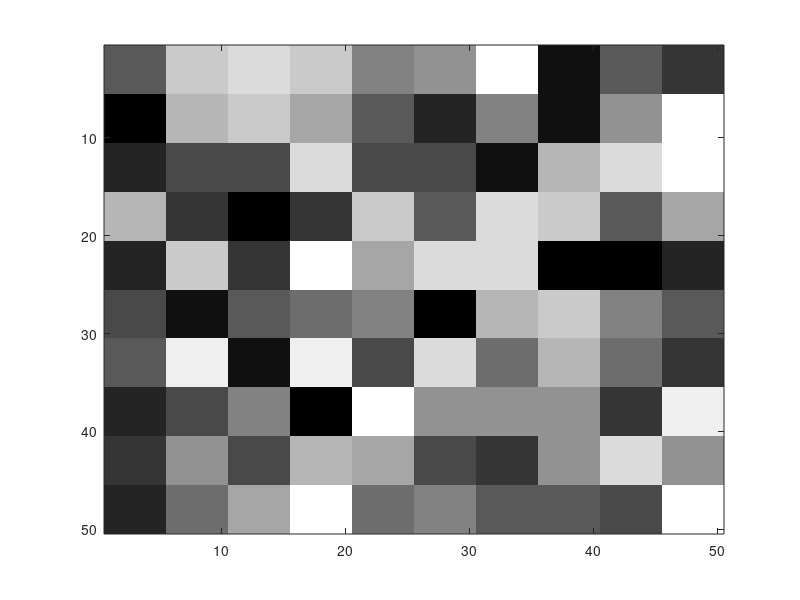
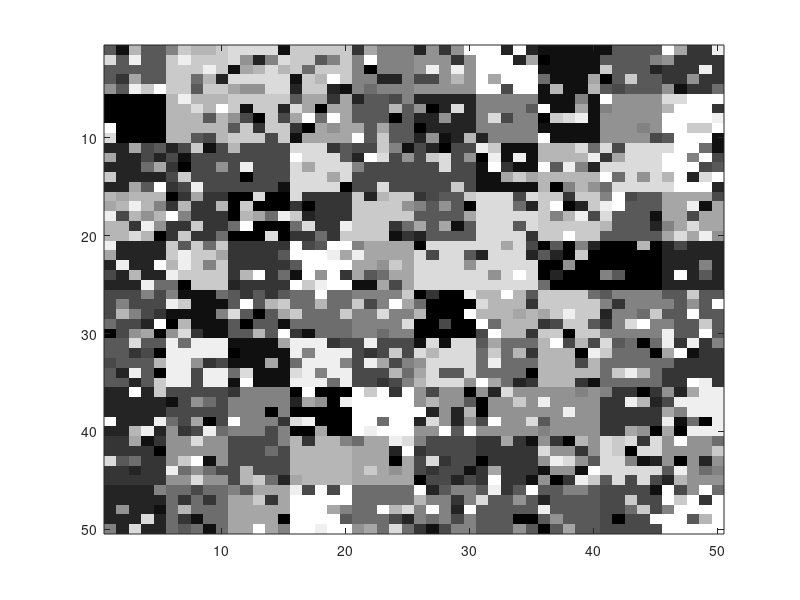

Write the MATLAB code that produced these figures, in order. (Note: this script raises an error after producing the figures.)
%% Generate a "patch image"

nRows = 50;
nCols = 50;
nStates = 15;
nNodes = nRows * nCols;
patchWidth = 5;
patchHeight = patchWidth;

% How many pixels to flip
noiseLevel = nNodes * .35;

%% Generate the normal image
image = [];
for i = 1:(nRows/patchHeight)
    rowOfPatches = [];
    for j = 1:(nCols/patchWidth)
        %patchState = mod(i * (nRows/patchHeight) + j, nStates);
        patchState = randi(nStates);
        patch = repmat(patchState, [patchHeight, patchWidth]);
        rowOfPatches = [rowOfPatches patch];
    end
    image = [image ; rowOfPatches];
end

figure(1);
imagesc(image);
colormap gray

%% Add noise

% Pick the pixels to noise. 
noisyImage = image;
perm = randperm(nNodes, noiseLevel);
for i = 1:noiseLevel
    % Flip the pixel, force it to _not_ end up being the same thing
    old = image(ind2sub(size(image), perm(i)));
    offset = randi(nStates - 1);
    noisyImage(ind2sub(size(image), perm(i))) = mod(old + offset, nStates) + 1;
end

figure(2);
imagesc(noisyImage);
colormap gray

%% Construct the UGM -- following the construction in ../UGM/examples/getNoisyX.m 


adj = sparse(nNodes,nNodes);

% Add Down Edges
ind = 1:nNodes;
exclude = sub2ind([nRows nCols],repmat(nRows,[1 nCols]),1:nCols); % No Down edge for last row
ind = setdiff(ind,exclude);
adj(sub2ind([nNodes nNodes],ind,ind+1)) = 1;

% Add Right Edges
ind = 1:nNodes;
exclude = sub2ind([nRows nCols],1:nRows,repmat(nCols,[1 nRows])); % No right edge for last column
ind = setdiff(ind,exclude);
adj(sub2ind([nNodes nNodes],ind,ind+nRows)) = 1;

% Add Up/Left Edges
adj = adj+adj';
edgeStruct = UGM_makeEdgeStruct(adj,nStates);

% Make nodePot
alpha = .15
nodePot = zeros(nNodes,nStates);
for i = 1:nStates
    nodePot(:,i) = ((noisyImage(:) == i) + alpha) / (nStates * alpha + 1);
end
nodePot;

% Make edgePot
edgePot = zeros(nStates,nStates,edgeStruct.nEdges);
repblock = ones(nStates, nStates) + diag(repmat(2, nStates, 1));
%edgePot = repmat([1.35 1;1 1.35],[1 1 edgeStruct.nEdges]);
edgePot = repmat(repblock,[1 1 edgeStruct.nEdges]);


burnIn = 0;
iterRange = 10;
maxSteps = 10;
stepSize = iterRange/maxSteps;

%%% Generate the initial point that all of the MCMC chains will start from
% Start at max of node potentials (ie: basically from the corrupted image)
%[junk initial] = max(nodePot, [], 2);

% Random initialization
initial = randi(nStates, [nNodes 1]);

% Naive Gibbs
figure(3);

edgeStruct.maxIter = iterRange;
edgeStruct.useMex = 1;
tic;
samplesNaiveGibbs = UGM_Sample_Gibbs(nodePot,edgePot,edgeStruct,burnIn, initial);
toc

for i = 1:maxSteps
    edgeStruct.maxIter = i*stepSize;
	
    maxOfMarginalsGibbsDecode = UGM_Decode_MaxOfMarginals(nodePot,edgePot,edgeStruct, @UGM_Infer_Sample, @(nodePot, edgePot, edgeStruct, v) (samplesNaiveGibbs(:, 1:edgeStruct.maxIter)),burnIn);

    %maxOfMarginalsGibbsDecode = UGM_Decode_MaxOfMarginals(nodePot,edgePot,edgeStruct, @UGM_Infer_Sample,@UGM_Sample_Gibbs,burnIn);

    recon = reshape(maxOfMarginalsGibbsDecode, nRows, nCols);
%    recon = double(reshape(samplesNaiveGibbs(:,edgeStruct.maxIter), ...
%                     nRows, nCols));
    errorRatesNaive(i) = (sum(sum(abs(1 - (recon == image))))) / nNodes;
    subplot(2,5,i);
    imagesc(recon);
    colormap gray
end

%%% Checker

%% Make Blocks
blocks1 = [];
blocks2 = [];
nodeNums = reshape(1:nNodes,nRows,nCols);
for j = 1:nCols
  for i = 1:nRows
     if mod(i, 2) == mod(j, 2)
        blocks1 = [blocks1; sub2ind([nRows nCols], i, j)];
     else
        blocks2 = [blocks2; sub2ind([nRows nCols], i, j)];
     end
  end
end
b1Ind = nNodes/2;
blocks = {blocks1;blocks2};

%%% Visualize the blocks
%figure(4);
%visual = zeros(nNodes, 1);
%for j = 1:b1Ind
%    visual(blocks2(j)) = 1;
%end
%imagesc(reshape(visual, nRows, nCols));
%colormap gray

figure(5);
edgeStruct.maxIter = iterRange;
tic;
[nodeBelHist junk] = UGM_Sample_Infer_Block_Gibbs(nodePot,edgePot,edgeStruct,burnIn,blocks,...
                                                  @UGM_Sample_Infer_Tree, initial);
toc

for i = 1:maxSteps
    upto = i*stepSize;
    [junk nodeLabels] = max(nodeBelHist(:, :, upto), [], 2);
    recon = reshape(nodeLabels, nRows, nCols);
    errorRatesBlockCB(i) = (sum(sum(abs(1 - (recon == image))))) / nNodes;
    subplot(2,5,i);
    imagesc(recon);
    colormap gray
end

%%%% HF Block Gibbs sampling

%% Make Blocks
nodeNums = reshape(1:nNodes,nRows,nCols);
blocks1 = zeros(nNodes/2,1);
blocks2 = zeros(nNodes/2,1);
b1Ind = 0;
b2Ind = 0;
for j = 1:nCols
    if mod(j,2) == 1
        blocks1(b1Ind+1:b1Ind+nCols-1) = nodeNums(1:nCols-1,j);
        b1Ind = b1Ind+nCols-1;
        
        blocks2(b2Ind+1) = nodeNums(nRows,j);
        b2Ind = b2Ind+1;
    else
        blocks1(b1Ind+1) = nodeNums(1,j);
        b1Ind = b1Ind+1;
        
        blocks2(b2Ind+1:b2Ind+nCols-1) = nodeNums(2:nCols,j);
        b2Ind = b2Ind+nCols-1;
    end
end
blocks = {blocks1;blocks2};

%% Visualize the blocks
%figure(6)
%visual = zeros(nNodes, 1);
%for j = 1:b1Ind
%    visual(blocks2(j)) = 1;
%end
%imagesc(reshape(visual, nRows, nCols));
%colormap gray

figure(7);
edgeStruct.maxIter = iterRange;
tic;
[nodeBelHist junk] = UGM_Sample_Infer_Block_Gibbs(nodePot,edgePot,edgeStruct,burnIn,blocks,...
                                                  @UGM_Sample_Infer_Tree, initial);
toc

for i = 1:maxSteps
    upto = i*stepSize;
    [junk nodeLabels] = max(nodeBelHist(:, :, upto), [], 2);
    recon = reshape(nodeLabels, nRows, nCols);
    errorRatesBlockHF(i) = (sum(sum(abs(1 - (recon == image))))) / nNodes;
    subplot(2,5,i);
    imagesc(recon);
    colormap gray
end

errorRatesNaive
errorRatesBlockCB
errorRatesBlockHF

figure(8);
plot(errorRatesNaive, 'b-o'); hold on,
plot(errorRatesBlockCB, 'r-x');
plot(errorRatesBlockHF, 'g-x');
legend('Naive', 'HF', 'CB');

